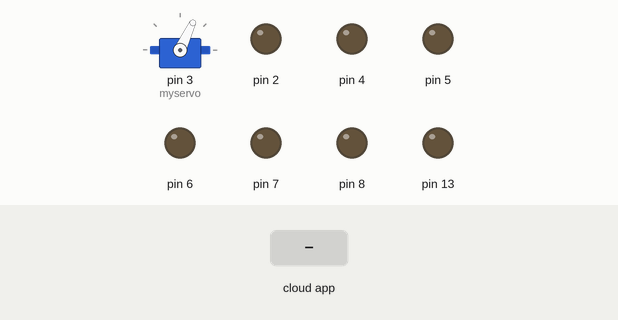
A sketch run on a simulated Arduino Uno, built with avr-gcc and run on an emulated ATmega328P. Shown: servo, output pins drawn as LEDs (lit = HIGH). The inputs (shaded band) are chosen by the test bench. The ROS host is connected and sends only what is stated.

Above: at 1.2 s.
1.3 s: the phone or cloud app sets arduino_msg to 1
At 2.5 s:
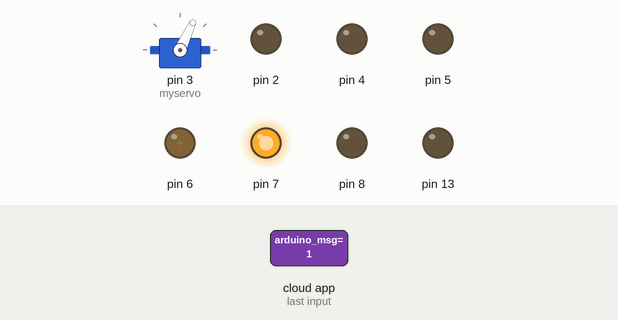
Timing chart, 0 to 4.3 s (numbered marks = the images above; inputs shaded):
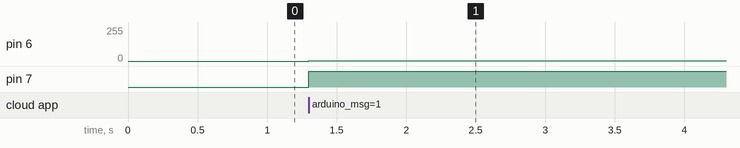

Measured:
- after the input at 1.3 s, pin 6: 0/255 → 2/255 at once; pin 7: LOW → HIGH at once

The sketch:

ros_arduino_communication.ino
```cpp
#include <ros.h>
#include <std_msgs/String.h>
#include <std_msgs/Float32.h>
#include <Servo.h>
#include <string.h>
using namespace std;

//servo parameter
Servo myservo;
int bef;
int aft;

//ultrasound parameter
const int trig_l = 9;
const int echo_l = 10;

const int trig_r = 11;
const int echo_r = 12;

const int trig_m = A0;
const int echo_m = A1;

const int trig_ul = A2;
const int echo_ul = A4;

const int trig_ur = A3;
const int echo_ur = A5;

const int inter_time = 2;
//void ultrasound(int in_l , int out_l , int in_r , int out_r , int in_m , int out_m , int in_ul , int out_ul , int in_ur , int out_ur);
ros::NodeHandle tiger;
std_msgs::Float32 str_msg_l , str_msg_r , str_msg_m , str_msg_ul , str_msg_ur;
std_msgs::String str_msg_mode ;// , str_msg;

String str;
int cmd[3] = {0};

void down() {
  for (int i = bef; i >= bef - 65; i = i - 1) {
    myservo.write(i);
    delay(10);
    aft = i;
  }
}

void up() {
  for (int i = aft; i <= aft + 65; i = i + 1) {
    myservo.write(i);
    delay(10);
  }
}

void toMotor(int l, int r) {

  //left motor forward and backward
  if (r > 0) {
    digitalWrite(2, HIGH);
    digitalWrite(4, LOW);
    analogWrite(5, map(r, 0, 100, 0, 255));
  }
  else if (r < 0) {
    digitalWrite(2, LOW);
    digitalWrite(4, HIGH);
    analogWrite(5, map(-r, 0, 100, 0, 255));
  }

  //right motor forward and backward
  if (l > 0) {
    digitalWrite(7, HIGH);
    digitalWrite(8, LOW);
    analogWrite(6, map(l, 0, 100, 0, 255));
  }
  else if (l < 0) {
    digitalWrite(7, LOW);
    digitalWrite(8, HIGH);
    analogWrite(6, map(-l, 0, 100, 0, 255));
  }


}


ros::Publisher pub_l("ultrasound_info_l", &str_msg_l);
ros::Publisher pub_r("ultrasound_info_r", &str_msg_r);
ros::Publisher pub_m("ultrasound_info_m", &str_msg_m);
ros::Publisher pub_ul("ultrasound_info_ul", &str_msg_ul);
ros::Publisher pub_ur("ultrasound_info_ur", &str_msg_ur);

//ros::Publisher pub("ultrasound_info", &str_msg);

ros::Publisher pub_mode("mode", &str_msg_mode);
ros::Subscriber<std_msgs::String> sub("arduino_msg", &message_callback);

void message_callback( const std_msgs::String& arduino_msg) {
  str = arduino_msg.data;
  const char* d = ",";   //分割依據
  char *p;  //儲存每次分割結果
  char buf[100];
  str.toCharArray(buf, sizeof(buf));
  p = strtok(buf, d);
  int i = 0;
  while (p)
  {
    cmd[i] = atoi(p);
    p = strtok(NULL, d);
    i++;
  }
  toMotor(cmd[0], cmd[1]);
  if (cmd[2] == 1) {        // if suck  servo motion
    digitalWrite(13, 1);    // suck forever
    down();
    up();

    str_msg_mode.data = "home";
    pub_mode.publish(&str_msg_mode);
  }
}

void setup()
{
  tiger.initNode();
  tiger.advertise(pub_l);
  tiger.advertise(pub_r);
  tiger.advertise(pub_m);
  tiger.advertise(pub_ul);
  tiger.advertise(pub_ur);
  //tiger.advertise(pub);
  tiger.advertise(pub_mode);
  tiger.subscribe(sub);

  //servo setup
  myservo.attach(3);
  myservo.write(65);
  bef = myservo.read();

  pinMode (trig_l, OUTPUT);
  pinMode (echo_l, INPUT);
  pinMode (trig_r, OUTPUT);
  pinMode (echo_r, INPUT);
  pinMode (trig_m, OUTPUT);
  pinMode (echo_m, INPUT);
  pinMode (trig_ul, OUTPUT);
  pinMode (echo_ul, INPUT);
  pinMode (trig_ur, OUTPUT);
  pinMode (echo_ur, INPUT);
  pinMode(5, OUTPUT);
  pinMode(6, OUTPUT);
  pinMode(2, OUTPUT);
  pinMode(4, OUTPUT);
  pinMode(7, OUTPUT);
  pinMode(8, OUTPUT);
  pinMode(13, OUTPUT);

}


float duration_l = 0;
float duration_r = 0;
float duration_m = 0;
float duration_ul = 0;
float duration_ur = 0;;

const long period = 10 ;
unsigned long beftime = 0;

void loop()
{

  /*

    unsigned long nowtime = micros();
    digitalWrite(trig_l, HIGH);
    digitalWrite(trig_r, HIGH);
    digitalWrite(trig_m, HIGH);
    digitalWrite(trig_ul, HIGH);
    digitalWrite(trig_ur, HIGH);

    if (nowtime - beftime > period) {
      beftime = nowtime;
      digitalWrite(trig_l, LOW);
      digitalWrite(trig_r, LOW);
      digitalWrite(trig_m, LOW);
      digitalWrite(trig_ul, LOW);
      digitalWrite(trig_ur, LOW);
      duration_l = pulseIn (echo_l, HIGH, 10000);
      //duration_r = pulseIn (echo_r, HIGH,10000);
      //duration_m = pulseIn (echo_m, HIGH);
      //duration_ul = pulseIn (echo_ul, HIGH);
      // duration_ur = pulseIn (echo_ur, HIGH);

    }
  */

  //    duration_l = ultrasound(trig_l, echo_l);
  //    duration_r = ultrasound(trig_r, echo_r);
  //    duration_m = ultrasound(trig_m, echo_m);
  //    duration_ul = ultrasound(trig_ul, echo_ul);
  //    duration_ur = ultrasound(trig_ur, echo_ur);
  //
  //    str_msg_l.data = (duration_l / 2) / 29;
  //    str_msg_r.data = (duration_r / 2) / 29;
  //    str_msg_m.data = (duration_m / 2) / 29;
  //    str_msg_ul.data = (duration_ul / 2) / 29;
  //    str_msg_ur.data = (duration_ur / 2) / 29;
  //
  //
  //    pub_l.publish(&str_msg_l);
  //    pub_r.publish(&str_msg_r);
  //    pub_m.publish(&str_msg_m);
  //    pub_ul.publish(&str_msg_ul);
  //    pub_ur.publish(&str_msg_ur);

  tiger.spinOnce();
  //delayMicroseconds(inter_time);
}


unsigned long ultrasound(int trigp , int echop) {
  unsigned long puls = 0;

  digitalWrite(trigp, LOW);
  delayMicroseconds(2);
  digitalWrite(trigp, HIGH);
  delayMicroseconds(10);
  digitalWrite(trigp, LOW);

  puls = pulseIn (echop, HIGH, 10000);

  return puls;
}
```
